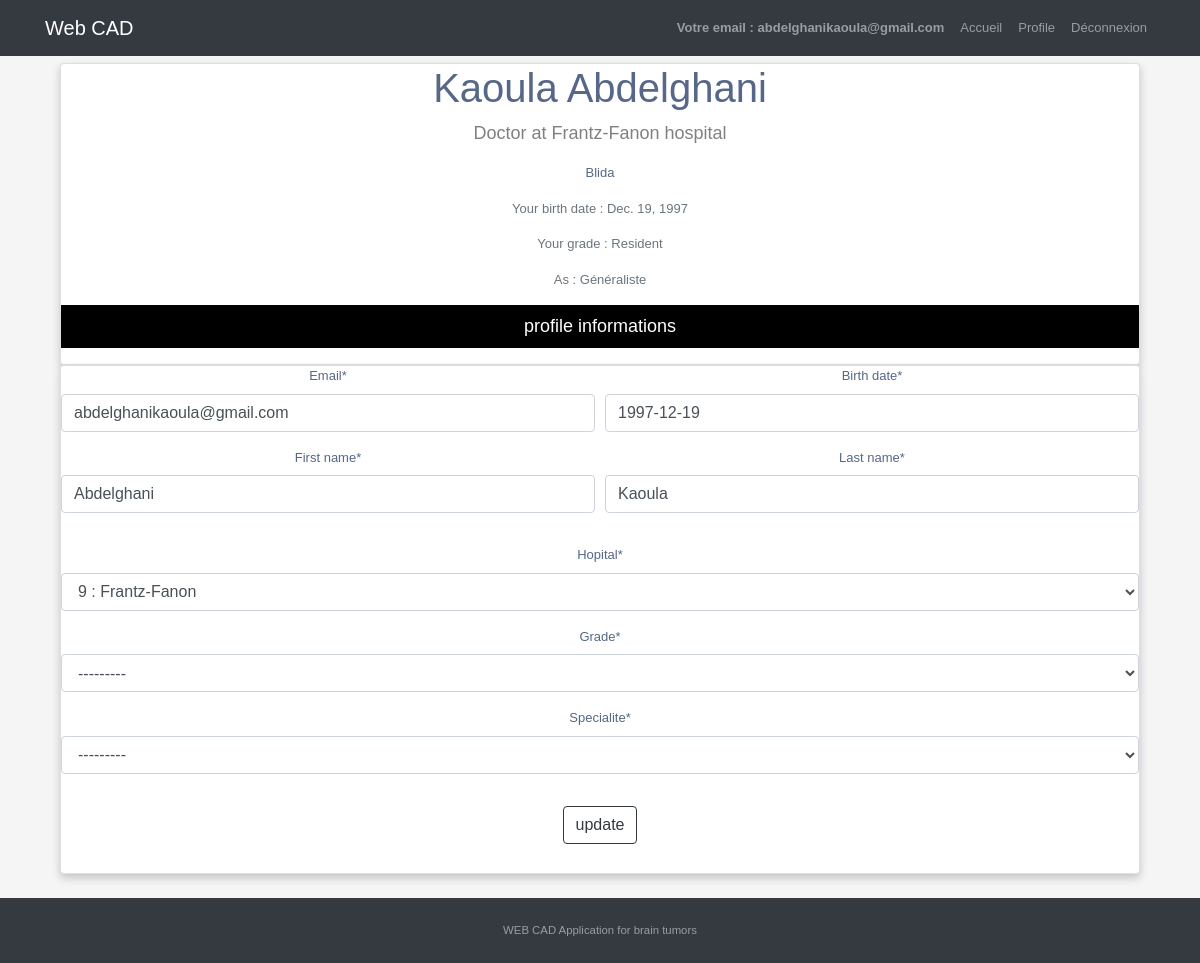
The app's page /doctor/profile/ (signed in) with its own data.
### sprint1/models.py (models this page shows, shortened)
class User(AbstractBaseUser, PermissionsMixin):
    email = models.EmailField(max_length=254, unique=True, error_messages={
                              'unique': "This email has already been registered."})
    name = models.CharField(max_length=254, null=True, blank=True)
    is_staff = models.BooleanField(default=False)
    is_superuser = models.BooleanField(default=False)
    is_active = models.BooleanField(default=True)
    last_login = models.DateTimeField(null=True, blank=True)
    date_joined = models.DateTimeField(auto_now_add=True)
    birth_date = models.DateField(null=True, blank=True)
    is_doctor = models.BooleanField(default=False)
    is_receptionist = models.BooleanField(default=False)
    USERNAME_FIELD = 'email'
    EMAIL_FIELD = 'email'
    REQUIRED_FIELDS = ['birth_date']
    objects = UserManager()

class Doctor(models.Model):
    user = models.OneToOneField(
        User, on_delete=models.CASCADE, related_name='doctor')
    first_name = models.CharField(blank=False, null=False, max_length=255)
    last_name = models.CharField(blank=False, null=False, max_length=255)
    grade = models.CharField(choices=GRADES, blank=False,
                             null=False, max_length=255)
    specialite = models.CharField(
        choices=SPECIALITES, blank=False, null=False, max_length=255)
    hopital = models.ForeignKey(Hopital, on_delete=models.CASCADE, null=True)

class Hopital(models.Model):
    name = models.CharField(blank=False, null=False, max_length=75)
    wilaya = models.ForeignKey(
        Wilaya, on_delete=models.CASCADE)
    class Meta:
        verbose_name_plural = "Hopitaux"
    def __str__(self):
        return str(self.wilaya.numero) + " : " + self.name

class Wilaya(models.Model):
    numero = models.IntegerField(primary_key=True)
    nom = models.CharField(blank=False, null=False, max_length=50)
    def __str__(self):
        return self.nom

### sprint1/views.py (the view)
# urls.py: path('doctor/profile/', views.profile, name='profileDoc'),
@login_required
def profile(request):
    doc = Doctor.objects.filter(user=request.user).first()
    if request.method == 'POST':
        u = updateUser(request.POST, instance=request.user)
        d = DoctorRegistration(request.POST, instance=doc)
        if u.is_valid() and d.is_valid():
            u.save()
            d.save()
            messages.success(request, f'Your profile has been updated')
            return redirect('sprint1:profileDoc')
    else:
        u = updateUser(instance=request.user)
        d = DoctorRegistration(instance=doc)
    return render(request, 'sprint1/profile.html', {'doc': doc, 'u': u, 'd': d})

### sprint1/forms.py
class updateUser(forms.ModelForm):
    birth_date = forms.DateField(
        widget=DatePickerInput(
        )
    )
    class Meta:
        model = User
        fields = ['email', 'birth_date']

class DoctorRegistration(forms.ModelForm):
    hopital = forms.ModelChoiceField(
        queryset=Hopital.objects.all()
    )
    class Meta:
        model = Doctor
        fields = ['first_name', 'last_name',
                  'hopital', 'specialite', 'grade']

### sprint1/templates/sprint1/profile.html (shortened to what this page needs)
{% extends "sprint1/base.html" %}
{% load crispy_forms_tags %}
{% block content %}
<div class="card">
  <h1>{{doc.last_name}} {{doc.first_name}}</h1>
    <p class="title">Doctor at {{doc.hopital.name}} hospital </p>
  <p>{{doc.hopital.wilaya}}</p>
  <p class="text-secondary">Your birth date : {{ user.birth_date }}</p>
  <p class="text-secondary">Your grade : {{ doc.grade}}</p>
  <p class="text-secondary"> As : {{doc.specialite}}</p>
  <p class=bruh> profile informations</p>
</div>
<div class="card">
	<form method="POST" >
          <fieldset class="form-group">
              <div class="form-row">
                     <div class="col">
                        {{u.email|as_crispy_field}}
                    </div>
                    <div class="col">
                        {{u.birth_date|as_crispy_field}}
                    </div>
                </div>
                    <div class="form-row">
                    <div class="form-group col-md-6">
                    {{d.first_name|as_crispy_field}}
                    </div>
                    <div class="form-group col-md-6">
                    {{d.last_name|as_crispy_field}}
                   </div>
             </div>
            <div class="form-group">
                {{d.hopital|as_crispy_field}}
            </div>
            <div class="form-group">
                {{d.grade|as_crispy_field}}
            </div>
            <div class="form-group">
                {{d.specialite|as_crispy_field}}
            </div>
          </fieldset>
      <div class="form-group">
                <button class="btn btn-outline-dark" type="submit">update</button>
            </div>
      </form>
</div>
{% endblock content %}

### sprint1/templates/sprint1/includes/navbar.html (shortened to what this page needs)
{% load static %}
{% load crispy_forms_tags %}
<nav class="navbar navbar-expand-lg navbar-dark bg-dark fixed-top" role="navigation">
    <div class="container">
      {%if user.is_authenticated%}
        <a class="navbar-brand" href="{% url 'sprint1:UserHomePage' %}">Web CAD</a>
      {% else %}
        <a class="navbar-brand" href="/">Web CAD</a>
      {% endif %}
        {% if user.is_authenticated %}
        <ul class="nav navbar-nav">
                 <li class="nav-item"><strong class="nav-link">Votre email : {{user.email}}</strong></li>
                 <li class="nav-item"><a href="{% url 'sprint1:UserHomePage' %}" class="nav-link">Accueil</a></li>
                 {% if user.is_doctor %}
                <li class="nav-item"><a href="{% url 'sprint1:profileDoc' %}" class="nav-link">Profile</a></li>
                {% else %}
                <li class="nav-item"><a href="{% url 'sprint1:profileR' %}" class="nav-link">Profile</a></li>
                {%endif%}
                <li class="nav-item"><a href="/logout" value ="logout" class="nav-link">Déconnexion</a></li>
            </ul>
        {%else %}
        <ul class="nav navbar-nav">
            <li class="nav-item"><a href = "{% url 'sprint1:login' %}" class = "nav-link"> Login </a></li>
        </ul>
        </div>
        {%endif%}
    </div>
</nav>

### sprint1/static/css/app.css (style rules this page uses)
body { color: #566787; background: #f5f5f5; font-family: 'Varela Round', sans-serif; font-size: 13px; }

### sprint1/templates/sprint1/profile.html (style rules this page uses)
.card { box-shadow: 0 4px 8px 0 rgba(0, 0, 0, 0.2); text-align: center; }
.title { color: grey; font-size: 18px; }
.bruh { border: none; outline: 0; display: inline-block; padding: 8px; color: white; background-color: #000; text-align: center; cursor: pointer; width: 100%; font-size: 18px; }

### records on screen
User: email "abdelghanikaoula@gmail.com", birth_date "Dec. 19, 1997", birth_date "1997-12-19"
Doctor: last_name "Kaoula", first_name "Abdelghani", hopital.name "Frantz-Fanon", hopital.wilaya "Blida", grade "Resident", specialite "Généraliste", hopital "9 : Frantz-Fanon", grade "---------", specialite "---------"
